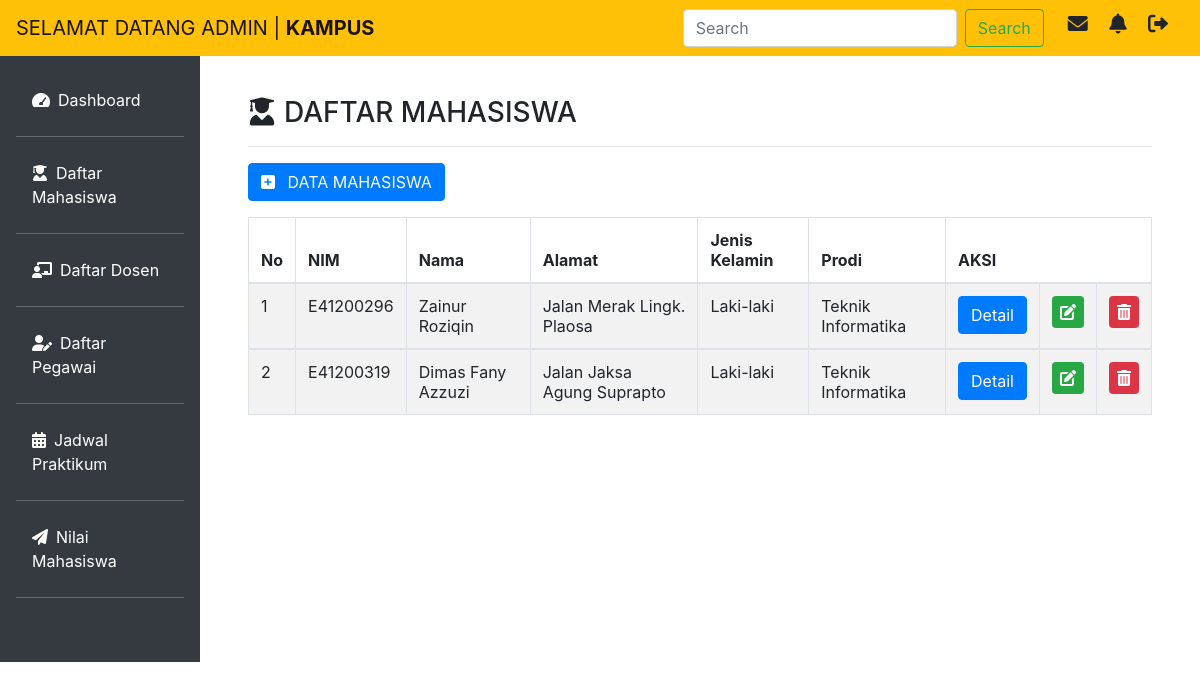
Screenshot of /FrontEnd/mahasiswa.php with the database file from the repository.
### tables this page shows
CREATE TABLE `mahasiswa` (
  `No` int(4) NOT NULL,
  `NIM` varchar(11) NOT NULL,
  `Nama` varchar(50) NOT NULL,
  `Alamat` varchar(60) NOT NULL,
  `JenisKelamin` enum('Laki-laki','Perempuan','','') NOT NULL,
  `Prodi` varchar(50) NOT NULL
);

### FrontEnd/mahasiswa.php (the view, shortened to what this page needs)
<?php
include '../BackEnd/koneksi.php';
?>
<html lang="en">
  <head>
    <link rel="stylesheet" href="https://stackpath.bootstrapcdn.com/bootstrap/4.3.1/css/bootstrap.min.css">
    <link rel="stylesheet" href="admin.css">
    <link rel="stylesheet" href="../fontawesome-free/css/all.min.css">
  </head>
  <body>
    <nav class="navbar navbar-expand-lg navbar-light bg-warning fixed-top">
  <a class="navbar-brand" href="#">SELAMAT DATANG ADMIN | <b>KAMPUS</b></a>
    <form class="form-inline my-2 my-lg-0 ml-auto">
      <input class="form-control mr-sm-2" type="search" placeholder="Search" aria-label="Search">
      <button class="btn btn-outline-success my-2 my-sm-0" type="submit">Search</button>
    </form>
    <div class="icon ml-4">
        <h5>
            <i class="fas fa-envelope mr-3" data-toogle="tooltip" title="Surat Masuk"></i>
            <i class="fas fa-bell mr-3" data-toogle="tooltip" title="Notifikasi"></i>
            <i class="fas fa-sign-out-alt mr-3" data-toogle="tooltip" title="Sign Out"></i>
        </h5>
    </div>
</nav>
<div class="row no-gutters mt-5">
  <div class="col-md-2 bg-dark mt-2 pr-3 pt-4">
    <ul class="nav flex-column ml-3 mb-5">
      <li class="nav-item">
        <a class="nav-link active text-white" href="dashboard.php"><i class="fas fa-tachometer mr-2"></i>Dashboard</a><hr class="bg-secondary">
      </li>
      <li class="nav-item">
        <a class="nav-link text-white" href="mahasiswa.php"><i class="fas fa-user-graduate mr-2"></i>Daftar Mahasiswa</a><hr class="bg-secondary">
      </li>
      <li class="nav-item">
        <a class="nav-link text-white" href="dosen.php"><i class="fas fa-chalkboard-teacher mr-2"></i>Daftar Dosen</a><hr class="bg-secondary">
      </li>
      <li class="nav-item">
        <a class="nav-link text-white" href="pegawai.php"><i class="fas fa-user-edit mr-2"></i>Daftar Pegawai</a><hr class="bg-secondary">
      </li>
      <li class="nav-item">
        <a class="nav-link text-white" href="jadwal.php"><i class="fas fa-calendar-alt mr-2"></i>Jadwal Praktikum</a><hr class="bg-secondary">
      </li>
      <li class="nav-item">
        <a class="nav-link text-white" href="nilai.php"><i class="fas fa-paper-plane mr-2"></i>Nilai Mahasiswa</a><hr class="bg-secondary">
      </li>
    </ul>
  </div>
  <div class="col-md-10 p-5 pt-2">
    <h3><i class="fas fa-user-graduate mr-2"></i></i>DAFTAR MAHASISWA</h3><hr>
    <a href="./tambahMahasiswa.php" class="btn btn-primary mb-3"><i class="fas fa-plus-square mr-2"></i> DATA MAHASISWA</a>
    <table class="table table-striped table-bordered">
      <thead>
        <tr>
          <th scope="col">No</th>
          <th scope="col">NIM</th>
          <th scope="col">Nama</th>
          <th scope="col">Alamat</th>
          <th scope="col">Jenis Kelamin</th>
          <th scope="col">Prodi</th>
          <th colspan="3" scope="col">AKSI</th>
        </tr>
      </thead>
      <?php
            $query = "SELECT * FROM mahasiswa";
            $result = mysqli_query($koneksi, $query);
            while ($row = mysqli_fetch_array($result)) {
                $no = $row['No'];
                $nim = $row["NIM"];
                $nama = $row['Nama'];
                $alamat = $row['Alamat'];
                $jeniskelamin = $row['JenisKelamin'];
                $prodi = $row['Prodi'];
            ?>
        <tbody>
            <tr>
                <td><?php echo $no; ?></td>
                <td><?php echo $nim; ?></td>
                <td><?php echo $nama; ?></td>
                <td><?php echo $alamat; ?></td>
                <td><?php echo $jeniskelamin; ?></td>
                <td><?php echo $prodi; ?></td>
                <td><a href="" class="btn btn-primary">Detail</a></td>
                <td><i class="fas fa-edit bg-success p-2 text-white rounded" data-toogle="tooltip" title="Edit"></i></td>
                <td><i class="fas fa-trash-alt bg-danger p-2 text-white rounded" data-toogle="tooltip" title="Delete"></i></td>
            </tr>
        </tbody>
        <?php } ?>
    </table>
  </div>
</div>
    </body>
</html>

### rows the page displays
mahasiswa: No "1", NIM "E41200296", Nama "Zainur Roziqin", Alamat "Jalan Merak Lingk. Plaosa", JenisKelamin "Laki-laki", Prodi "Teknik Informatika"
mahasiswa: No "2", NIM "E41200319", Nama "Dimas Fany Azzuzi", Alamat "Jalan Jaksa Agung Suprapto", JenisKelamin "Laki-laki", Prodi "Teknik Informatika"
